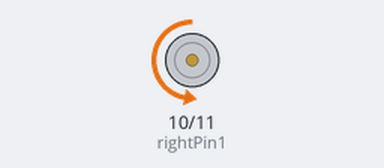
This sketch was run on a simulated Arduino Uno, built with avr-gcc and run on an emulated ATmega328P. On the bench: motor-driver pin pairs drawn as motors (green arrow = first pin HIGH = forward, orange = second pin HIGH = backward, longer = more drive).

Above: at 1.5 s.
At 3.5 s:
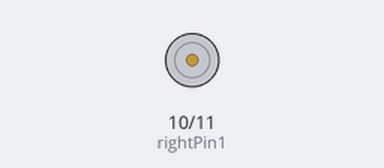
At 5.5 s:
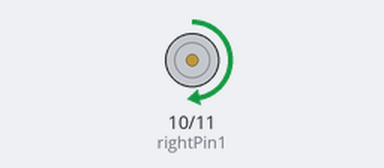
Timing chart, 0 to 10.4 s (numbered marks = the images above):
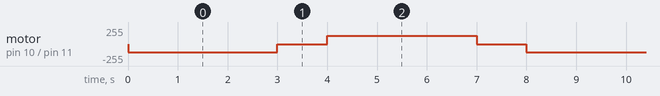

The sketch:

PWN.ino
```cpp
    //Notes: https://engineering.purdue.edu/ME588/LabManual/lab6.pdf   \


int rightPin1 = 10; //10 is a PWM pin
int rightPin2 = 11; //11 is a PWM pin
int perSpeed = 50;
int actSpeed = 0;


int time;

void setup()
{
  pinMode(rightPin1, OUTPUT);
  pinMode(rightPin2, OUTPUT);
}


void rightMotorForward(float perSpeed)
{
  actSpeed = (perSpeed/100)*255; //convert % max speed to value [0,255]
  analogWrite(rightPin1, actSpeed); //analogWrite(pin,value) with value range [0, 255]
  analogWrite(rightPin2, 0);
}

void rightMotorReverse(float perSpeed)
{
  actSpeed = (perSpeed/100)*255;
  analogWrite(rightPin2, actSpeed);
  analogWrite(rightPin1, 0);
}

void loop()
{
  rightMotorReverse(50);
  delay(3000);
  rightMotorReverse(0);
  delay(1000);
  rightMotorForward(50);
  delay(3000);
  rightMotorForward(0);
  delay(1000);
}
```

Measured:
- by itself, motor on pin 10 (rightPin1) / pin 11 (rightPin2): repeats every 8.0 s: stopped 1.0 s, forward 127/255 3.0 s, stopped 1.0 s, backward 127/255 3.0 s
